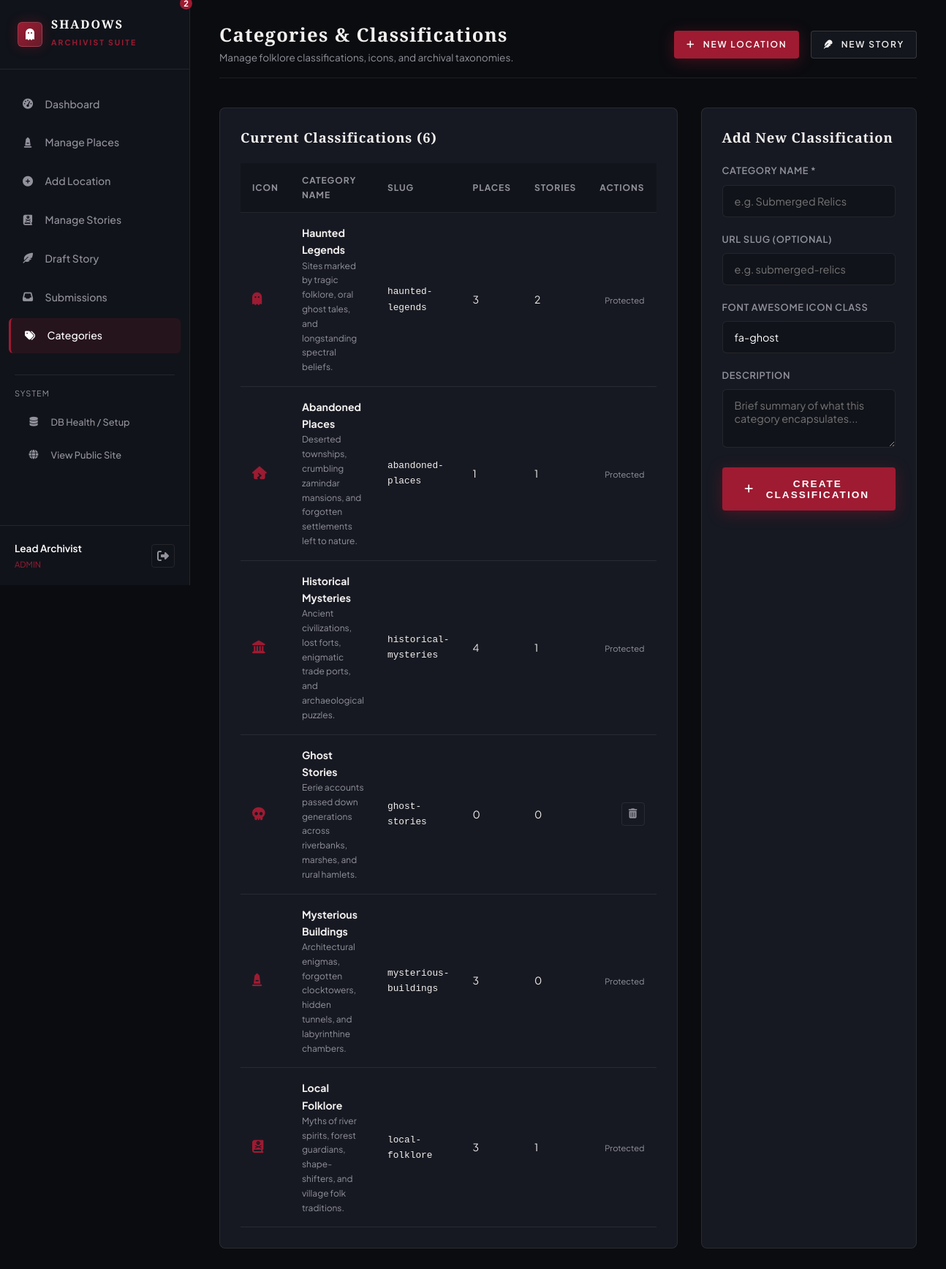
The app's page /admin/categories.php (signed in) with its own data.
### tables this page shows
CREATE TABLE `categories` (
  `id` INT UNSIGNED NOT NULL AUTO_INCREMENT,
  `name` VARCHAR(100) NOT NULL UNIQUE,
  `slug` VARCHAR(100) NOT NULL UNIQUE,
  `description` TEXT DEFAULT NULL,
  `icon` VARCHAR(50) NOT NULL DEFAULT 'fa-ghost',
  `created_at` TIMESTAMP NOT NULL DEFAULT CURRENT_TIMESTAMP,
  PRIMARY KEY (`id`)
);

### includes/functions.php (called while the page is built, shortened)
<?php
function e(?string $data): string {
    return htmlspecialchars((string)($data ?? ''), ENT_QUOTES, 'UTF-8');
}

### admin/categories.php (the view, shortened to what this page needs)
<?php
require_once __DIR__ . '/header.php';
$categories = [];
if ($pdo) {
    try {
        $stmt = $pdo->query("SELECT c.*,
            (SELECT COUNT(*) FROM places WHERE category_id = c.id) as places_count,
            (SELECT COUNT(*) FROM stories WHERE category_id = c.id) as stories_count
            FROM categories c ORDER BY c.id ASC");
        $categories = $stmt->fetchAll();
    } catch (PDOException $e) {
        error_log("Categories query error: " . $e->getMessage());
    }
}
?>
<div style="display: grid; grid-template-columns: 1.5fr 1fr; gap: 2rem;">
    <div class="admin-card">
        <div class="admin-card-header">
            <h2>Current Classifications (<?= count($categories) ?>)</h2>
        </div>
        <div class="admin-table-responsive">
            <table class="admin-table">
                <thead>
                    <tr>
                        <th style="width: 45px;">Icon</th>
                        <th>Category Name</th>
                        <th>Slug</th>
                        <th>Places</th>
                        <th>Stories</th>
                        <th style="text-align: right;">Actions</th>
                    </tr>
                </thead>
                <tbody>
                    <?php foreach ($categories as $cat): ?>
                        <tr>
                            <td>
                                <i class="fa-solid <?= e($cat['icon']) ?>" style="font-size: 1.1rem; color: var(--admin-accent);"></i>
                            </td>
                            <td>
                                <strong><?= e($cat['name']) ?></strong>
                                <div style="font-size: 0.75rem; color: var(--admin-muted);"><?= e($cat['description']) ?></div>
                            </td>
                            <td style="font-family: monospace; font-size: 0.8rem;"><?= e($cat['slug']) ?></td>
                            <td><?= $cat['places_count'] ?></td>
                            <td><?= $cat['stories_count'] ?></td>
                            <td style="text-align: right;">
                                <?php if ($cat['places_count'] == 0 && $cat['stories_count'] == 0): ?>
                                    <form method="POST" action="categories.php" onsubmit="return confirm('Delete this unused category?');" style="display: inline;">
                                        <button type="submit" class="btn-icon btn-icon-delete" title="Delete Category">
                                            <i class="fa-solid fa-trash-can"></i>
                                        </button>
                                    </form>
                                <?php else: ?>
                                    <span style="font-size: 0.7rem; color: var(--admin-muted);">Protected</span>
                                <?php endif; ?>
                            </td>
                        </tr>
                    <?php endforeach; ?>
                </tbody>
            </table>
        </div>
    </div>
    <div class="admin-card">
        <div class="admin-card-header">
            <h2>Add New Classification</h2>
        </div>
        <form method="POST" action="categories.php">
            <div class="admin-form-group">
                <label for="name">Category Name *</label>
                <input type="text" id="name" name="name" class="admin-input" required placeholder="e.g. Submerged Relics">
            </div>
            <div class="admin-form-group">
                <label for="slug">URL Slug (Optional)</label>
                <input type="text" id="slug" name="slug" class="admin-input" placeholder="e.g. submerged-relics">
            </div>
            <div class="admin-form-group">
                <label for="icon">Font Awesome Icon Class</label>
                <input type="text" id="icon" name="icon" class="admin-input" value="fa-ghost" placeholder="e.g. fa-water, fa-dungeon">
            </div>
            <div class="admin-form-group">
                <label for="description">Description</label>
                <textarea id="description" name="description" class="admin-textarea" style="min-height: 80px;" placeholder="Brief summary of what this category encapsulates..."></textarea>
            </div>
            <button type="submit" class="btn btn-primary" style="width: 100%;">
                <i class="fa-solid fa-plus"></i> Create Classification
            </button>
        </form>
    </div>
</div>
<?php require_once __DIR__ . '/footer.php'; ?>

### assets/css/style.css (style rules this page uses)
:root { --bg-primary: #08090D; --bg-secondary: #11131A; --bg-card: #171922; --bg-card-hover: #1E212D; --accent-red: #9E1B32; --accent-crimson: #651C2A; --accent-glow: rgba(158, 27, 50, 0.35); --fog-grey: #A6A6AD; --text-main: #F2F0EF; --text-secondary: #92929C; --text-muted: #6B6B76; --border-subtle: rgba(255, 255, 255, 0.07); --border-accent: rgba(158, 27, 50, 0.4); --glass-bg: rgba(23, 25, 34, 0.85); --font-serif: 'Cinzel', Georgia, serif; --font-sans: 'Plus Jakarta Sans', -apple-system, BlinkMacSystemFont, 'Segoe UI', Roboto, sans-serif; --transition-smooth: all 0.35s cubic-bezier(0.16, 1, 0.3, 1); --container-width: 1280px; }
*, *::before, *::after { box-sizing: border-box; margin: 0; padding: 0; }
html { scroll-behavior: smooth; font-size: 16px; background-color: var(--bg-primary); color: var(--text-main); text-rendering: optimizeLegibility; -webkit-font-smoothing: antialiased; }
body { font-family: var(--font-sans); background-color: var(--bg-primary); color: var(--text-main); line-height: 1.65; overflow-x: hidden; position: relative; min-height: 100vh; }
h1, h2, h3, h4, h5, h6 { font-family: var(--font-serif); color: var(--text-main); letter-spacing: 0.05em; font-weight: 700; line-height: 1.25; }
.btn { display: inline-flex; align-items: center; justify-content: center; gap: 0.65rem; padding: 0.85rem 1.85rem; font-size: 0.85rem; font-weight: 600; text-transform: uppercase; letter-spacing: 0.15em; border-radius: 4px; cursor: pointer; transition: var(--transition-smooth); border: 1px solid transparent; position: relative; overflow: hidden; }
.btn-primary { background: var(--accent-red); color: #fff; box-shadow: 0 4px 20px rgba(158, 27, 50, 0.35); }

### assets/css/admin.css (style rules this page uses)
:root { --admin-bg: #0b0c10; --admin-sidebar: #11131a; --admin-card: #171922; --admin-accent: #9E1B32; --admin-accent-hover: #b5223c; --admin-text: #F2F0EF; --admin-muted: #92929C; --admin-border: rgba(255, 255, 255, 0.08); }
* { box-sizing: border-box; margin: 0; padding: 0; }
body.admin-body { background-color: var(--admin-bg); color: var(--admin-text); font-family: 'Plus Jakarta Sans', sans-serif; min-height: 100vh; display: flex; }
.admin-card { background: var(--admin-card); border: 1px solid var(--admin-border); border-radius: 8px; padding: 1.75rem; margin-bottom: 2rem; }
.admin-card-header { display: flex; align-items: center; justify-content: space-between; margin-bottom: 1.5rem; }
.admin-card-header h2 { font-size: 1.15rem; font-family: 'Cinzel', serif; }
.admin-table-responsive { width: 100%; overflow-x: auto; }
.admin-table { width: 100%; border-collapse: collapse; font-size: 0.88rem; }
.admin-table th { text-align: left; padding: 0.85rem 1rem; background: rgba(0, 0, 0, 0.2); color: var(--admin-muted); text-transform: uppercase; font-size: 0.75rem; letter-spacing: 0.08em; border-bottom: 1px solid var(--admin-border); }
.admin-table td { padding: 1rem; border-bottom: 1px solid var(--admin-border); vertical-align: middle; }
.btn-icon { width: 32px; height: 32px; border-radius: 4px; display: inline-flex; align-items: center; justify-content: center; border: 1px solid var(--admin-border); background: transparent; color: var(--admin-muted); cursor: pointer; transition: all 0.2s ease; text-decoration: none; }
.admin-form-group { margin-bottom: 1.25rem; }
.admin-form-group label { display: block; font-size: 0.8rem; font-weight: 600; text-transform: uppercase; letter-spacing: 0.05em; color: var(--admin-muted); margin-bottom: 0.5rem; }
.admin-input, .admin-select, .admin-textarea { width: 100%; background: #11131a; border: 1px solid var(--admin-border); color: #fff; padding: 0.75rem 1rem; border-radius: 6px; font-family: inherit; font-size: 0.9rem; outline: none; transition: border-color 0.2s ease; }
.admin-textarea { min-height: 120px; resize: vertical; }

### records on screen
categories: name "Haunted Legends", description "Sites marked by tragic folklore, oral ghost tales, and longstanding spectral beliefs.", slug "haunted-legends", places_count "3", stories_count "2", shows "Protected"
categories: name "Abandoned Places", description "Deserted townships, crumbling zamindar mansions, and forgotten settlements left to nature.", slug "abandoned-places", places_count "1", stories_count "1", shows "Protected"
categories: name "Historical Mysteries", description "Ancient civilizations, lost forts, enigmatic trade ports, and archaeological puzzles.", slug "historical-mysteries", places_count "4", stories_count "1", shows "Protected"
categories: name "Ghost Stories", description "Eerie accounts passed down generations across riverbanks, marshes, and rural hamlets.", slug "ghost-stories", places_count "0", stories_count "0"
categories: name "Mysterious Buildings", description "Architectural enigmas, forgotten clocktowers, hidden tunnels, and labyrinthine chambers.", slug "mysterious-buildings", places_count "3", stories_count "0", shows "Protected"
categories: name "Local Folklore", description "Myths of river spirits, forest guardians, shape-shifters, and village folk traditions.", slug "local-folklore", places_count "3", stories_count "1", shows "Protected"

### other values on screen
$currentAdmin['full_name'] "Lead Archivist"
$currentAdmin['role'] "ADMIN"
$adminTitle "Categories & Classifications"
$adminSubtitle "Manage folklore classifications, icons, and archival taxonomies."
count($categories) "6"
